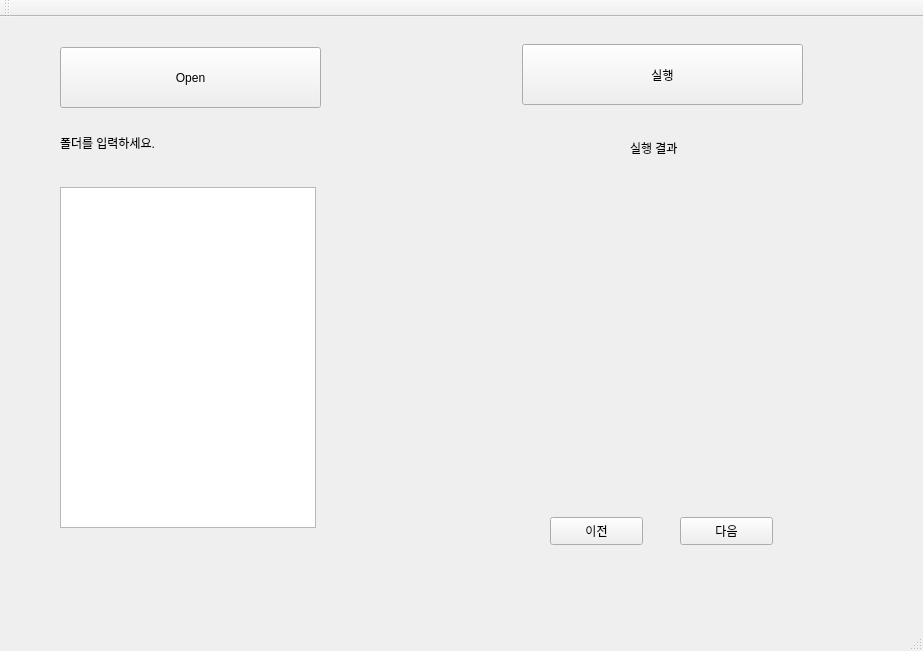
<?xml version="1.0" encoding="UTF-8"?>
<ui version="4.0">
 <class>goodClass</class>
 <widget class="QMainWindow" name="goodClass">
  <property name="geometry">
   <rect>
    <x>0</x>
    <y>0</y>
    <width>923</width>
    <height>651</height>
   </rect>
  </property>
  <property name="windowTitle">
   <string>good</string>
  </property>
  <widget class="QWidget" name="centralWidget">
   <widget class="QPushButton" name="openButton">
    <property name="geometry">
     <rect>
      <x>60</x>
      <y>30</y>
      <width>261</width>
      <height>61</height>
     </rect>
    </property>
    <property name="text">
     <string>Open</string>
    </property>
   </widget>
   <widget class="QLabel" name="labelPath">
    <property name="geometry">
     <rect>
      <x>60</x>
      <y>110</y>
      <width>261</width>
      <height>31</height>
     </rect>
    </property>
    <property name="text">
     <string>폴더를 입력하세요.</string>
    </property>
   </widget>
   <widget class="QListWidget" name="imageList">
    <property name="geometry">
     <rect>
      <x>60</x>
      <y>170</y>
      <width>256</width>
      <height>341</height>
     </rect>
    </property>
   </widget>
   <widget class="QLabel" name="label">
    <property name="geometry">
     <rect>
      <x>630</x>
      <y>100</y>
      <width>161</width>
      <height>61</height>
     </rect>
    </property>
    <property name="text">
     <string>실행 결과</string>
    </property>
   </widget>
   <widget class="QPushButton" name="processButton">
    <property name="geometry">
     <rect>
      <x>522</x>
      <y>27</y>
      <width>281</width>
      <height>61</height>
     </rect>
    </property>
    <property name="text">
     <string>실행</string>
    </property>
   </widget>
   <widget class="QLabel" name="labelImage">
    <property name="geometry">
     <rect>
      <x>530</x>
      <y>170</y>
      <width>261</width>
      <height>311</height>
     </rect>
    </property>
    <property name="maximumSize">
     <size>
      <width>261</width>
      <height>311</height>
     </size>
    </property>
    <property name="text">
     <string/>
    </property>
   </widget>
   <widget class="QPushButton" name="prevButton">
    <property name="geometry">
     <rect>
      <x>550</x>
      <y>500</y>
      <width>93</width>
      <height>28</height>
     </rect>
    </property>
    <property name="text">
     <string>이전</string>
    </property>
   </widget>
   <widget class="QPushButton" name="nextButton">
    <property name="geometry">
     <rect>
      <x>680</x>
      <y>500</y>
      <width>93</width>
      <height>28</height>
     </rect>
    </property>
    <property name="text">
     <string>다음</string>
    </property>
   </widget>
  </widget>
  <widget class="QMenuBar" name="menuBar">
   <property name="geometry">
    <rect>
     <x>0</x>
     <y>0</y>
     <width>923</width>
     <height>26</height>
    </rect>
   </property>
  </widget>
  <widget class="QToolBar" name="mainToolBar">
   <attribute name="toolBarArea">
    <enum>TopToolBarArea</enum>
   </attribute>
   <attribute name="toolBarBreak">
    <bool>false</bool>
   </attribute>
  </widget>
  <widget class="QStatusBar" name="statusBar"/>
 </widget>
 <layoutdefault spacing="6" margin="11"/>
 <resources>
  <include location="good.qrc"/>
 </resources>
 <connections>
  <connection>
   <sender>openButton</sender>
   <signal>clicked()</signal>
   <receiver>goodClass</receiver>
   <slot>openButton()</slot>
   <hints>
    <hint type="sourcelabel">
     <x>128</x>
     <y>86</y>
    </hint>
    <hint type="destinationlabel">
     <x>145</x>
     <y>126</y>
    </hint>
   </hints>
  </connection>
  <connection>
   <sender>prevButton</sender>
   <signal>clicked()</signal>
   <receiver>goodClass</receiver>
   <slot>prevImage()</slot>
   <hints>
    <hint type="sourcelabel">
     <x>580</x>
     <y>554</y>
    </hint>
    <hint type="destinationlabel">
     <x>591</x>
     <y>584</y>
    </hint>
   </hints>
  </connection>
  <connection>
   <sender>nextButton</sender>
   <signal>clicked()</signal>
   <receiver>goodClass</receiver>
   <slot>nextImage()</slot>
   <hints>
    <hint type="sourcelabel">
     <x>733</x>
     <y>555</y>
    </hint>
    <hint type="destinationlabel">
     <x>752</x>
     <y>579</y>
    </hint>
   </hints>
  </connection>
  <connection>
   <sender>imageList</sender>
   <signal>currentRowChanged(int)</signal>
   <receiver>goodClass</receiver>
   <slot>selectedImage()</slot>
   <hints>
    <hint type="sourcelabel">
     <x>215</x>
     <y>394</y>
    </hint>
    <hint type="destinationlabel">
     <x>357</x>
     <y>431</y>
    </hint>
   </hints>
  </connection>
 </connections>
 <slots>
  <slot>openButton()</slot>
  <slot>pushButton()</slot>
  <slot>prevImage()</slot>
  <slot>nextImage()</slot>
  <slot>selectedImage()</slot>
 </slots>
</ui>
